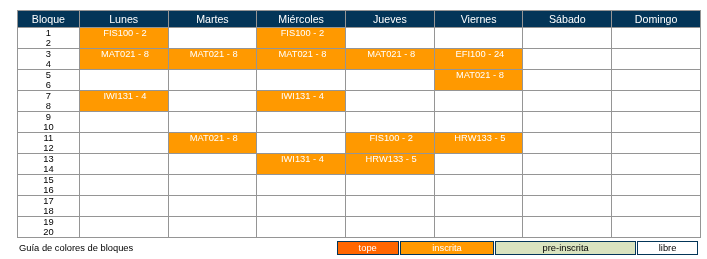
#> input picture images/Captura de pantalla_2026-11-25_15-04-01.png, 707 x 259 px
$ python horario_parser.py 'images/Captura de pantalla_2026-11-25_15-04-01.png'
#> lines starting #> are read from the running program, lines starting #| are printed output that depends on the picture; after the words box and inside, x2 and y2 are one past the last pixel; in counts of white or black regions, pixels touching at a corner belong together
#> in parse_horario, im is the input picture: shape (259, 707, 3); mean B, G, R 200.5, 220.9, 233
"""Extrae bloques de horarios digitales mediante visión clásica, sin OCR."""
from __future__ import annotations

import argparse
import json
from pathlib import Path

import cv2
import numpy as np

DIAS = ("Lunes", "Martes", "Miércoles", "Jueves", "Viernes", "Sábado", "Domingo")
ESTADOS = ("tope", "inscrita", "pre-inscrita", "libre")
# Colores medidos en las capturas, en la representación LAB de OpenCV.
REFERENCIAS = np.array([[159, 183, 199], [184, 158, 205],
                        [226, 118, 144], [255, 128, 128]], dtype=np.float32)
EXTENSIONES = {".png", ".jpg", ".jpeg", ".webp"}


def _grupos(indices: np.ndarray) -> list[np.ndarray]:
    if len(indices) == 0:
        return []
    return np.split(indices, np.where(np.diff(indices) > 1)[0] + 1)


def _geometria(im: np.ndarray) -> tuple[np.ndarray, np.ndarray]:
    h, w = im.shape[:2]
#> h = 259; w = 707
    hsv = cv2.cvtColor(im, cv2.COLOR_BGR2HSV)
#> hsv: shape (259, 707, 3); mean H, S, V 9.6, 52, 238.1
    azul = cv2.inRange(hsv, (95, 150, 25), (110, 255, 120))
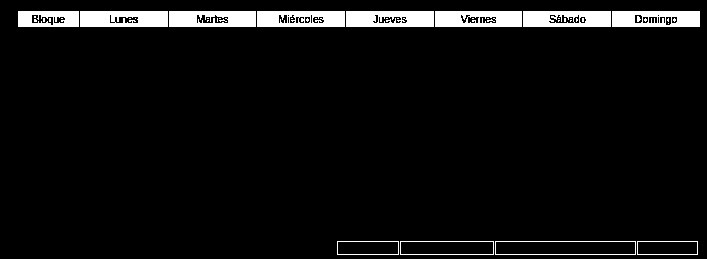
#> azul: shape (259, 707); 5.7% white; 44 white regions (32 under 20 px), largest, box (x1, y1, x2, y2) and area: (80, 11, 168, 27) 1296, (346, 11, 434, 27) 1283, (435, 11, 522, 27) 1235
    perfil = np.count_nonzero(azul, axis=1)
#> perfil = 259 values, max 675 at index 11, min 0 at index 0, mean 40.33
    filas = _grupos(np.flatnonzero(perfil > max(w * .25, perfil.max() * .65)))
#> filas = [[11, 12, 13, 14, 15, 16, 17, 18, 19, 20, 21, 22, 23, 24, 25, 26]]
    if not filas:
        raise ValueError("No se encontró el encabezado azul de la tabla")
    cab = max(filas, key=lambda g: perfil[g].sum())
#> cab = [11, 12, 13, 14, 15, 16, 17, 18, 19, 20, 21, 22, 23, 24, 25, 26]
    columnas = np.count_nonzero(azul[cab[0]:cab[-1] + 1], axis=0)
#> columnas = 707 values, max 16 at index 18, min 0 at index 0, mean 13.63
    activos = np.flatnonzero(columnas > len(cab) * .4)
#> activos = 675 values from 18 to 699
    if len(activos) < w * .25:
        raise ValueError("Encabezado incompleto")
    izquierda, derecha = max(0, int(activos[0]) - 1), min(w - 1, int(activos[-1]) + 1)
#> izquierda = 17; derecha = 700
    # Las líneas son grises y continuas; la apertura elimina letras y ruido.
    gris = cv2.cvtColor(im, cv2.COLOR_BGR2GRAY)
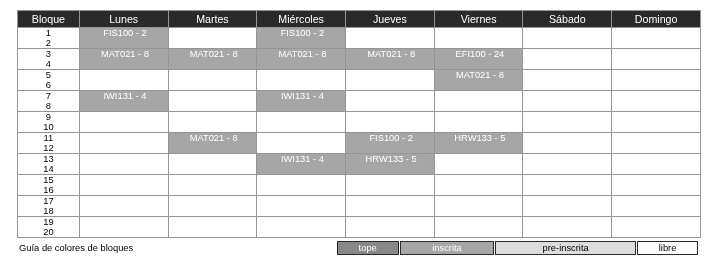
#> gris: shape (259, 707); min 14, max 255, mean 222.2
    maximo = im.max(axis=2).astype(np.int16)
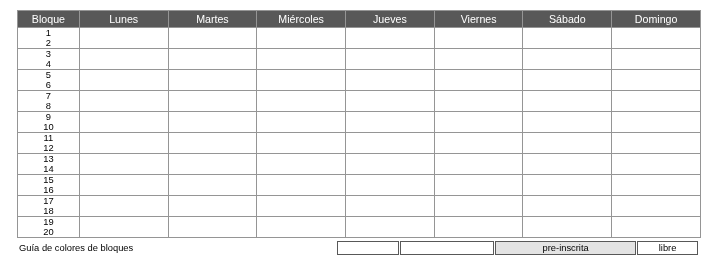
#> maximo: shape (259, 707) int16; min 14, max 255, mean 238.1
    minimo = im.min(axis=2).astype(np.int16)
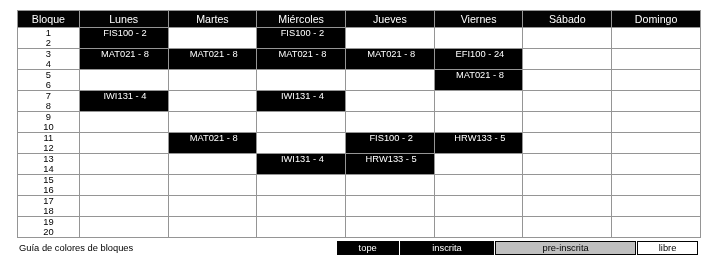
#> minimo: shape (259, 707) int16; min 0, max 255, mean 195.5
    mascara = (((maximo - minimo) < 12) & (gris > 90) & (gris < 210)).astype(np.uint8) * 255
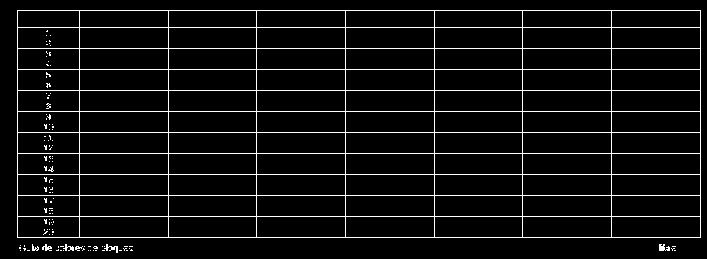
#> mascara: shape (259, 707); 5.9% white in thin lines or dots
    horizontal = cv2.morphologyEx(mascara, cv2.MORPH_OPEN, cv2.getStructuringElement(cv2.MORPH_RECT, (max(3, (derecha - izquierda) // 12), 1)))
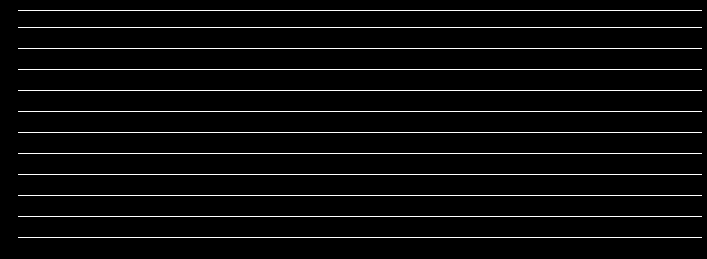
#> horizontal: shape (259, 707); 4.5% white in thin lines or dots, all inside (x1, y1, x2, y2) = (18, 10, 702, 238)
    p = np.count_nonzero(horizontal[:, izquierda:derecha + 1], axis=1)
#> p = 259 values, max 683 at index 10, min 0 at index 0, mean 31.64
    candidatos = [int(round(g.mean())) for g in _grupos(np.flatnonzero(p > (derecha - izquierda) * .55))]
#> candidatos = [10, 27, 48, 69, 90, 111, 132, 153, 174, 195, 216, 237]
    candidatos = [y for y in candidatos if y >= cab[0] - max(3, len(cab))]
    if len(candidatos) < 12:
        raise ValueError("No se encontraron las 12 fronteras horizontales")
    # La primera línea es el borde superior y la segunda el fin del encabezado.
    superiores = [y for y in candidatos if y <= cab[0]]
#> superiores = [10]
    inicio = min(superiores, key=lambda y: abs(y - cab[0])) if superiores else max(0, int(cab[0]) - 1)
#> inicio = 10
    posteriores = [y for y in candidatos if y > cab[-1]]
#> posteriores = [27, 48, 69, 90, 111, 132, 153, 174, 195, 216, 237]
    if len(posteriores) < 11:
        raise ValueError("Tabla incompleta: faltan filas")
    ys = np.array([inicio] + posteriores[:11])
#> ys has the same summary as candidatos
    pasos = np.diff(ys[1:])
#> pasos = [21, 21, 21, 21, 21, 21, 21, 21, 21, 21]
    if np.max(np.abs(pasos - np.median(pasos))) > max(2, np.median(pasos) * .15):
        raise ValueError("Espaciado de filas irregular")
    vertical = cv2.morphologyEx(mascara, cv2.MORPH_OPEN, cv2.getStructuringElement(cv2.MORPH_RECT, (1, max(3, int(np.median(pasos) * .6)))))
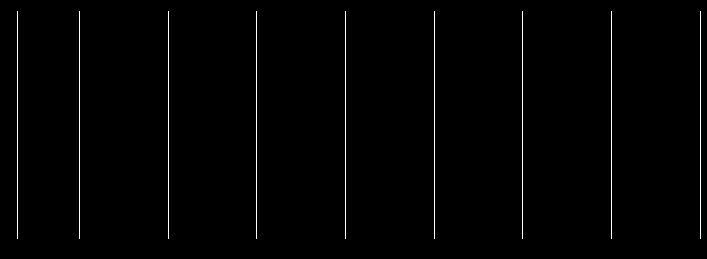
#> vertical: shape (259, 707); 1.1% white in thin lines or dots, all inside (x1, y1, x2, y2) = (17, 11, 701, 239)
    vp = np.count_nonzero(vertical[ys[1]:ys[-1] + 1], axis=0)
#> vp = 707 values, max 211 at index 17, min 0 at index 0, mean 2.69
    grupos = _grupos(np.flatnonzero(vp > (ys[-1] - ys[1]) * .55))
#> grupos = [[17], [79], [168], [256], [345], [434], [522], [611], [700]]
    xs = [int(round(g.mean())) for g in grupos if izquierda - 2 <= g.mean() <= derecha + 2]
#> xs = [17, 79, 168, 256, 345, 434, 522, 611, 700]
    if len(xs) != 9:
        raise ValueError(f"Se esperaban 9 fronteras verticales; se encontraron {len(xs)}")
    return np.array(xs), ys


def _calibrar(lab: np.ndarray, ys: np.ndarray, xs: np.ndarray) -> tuple[bool, np.ndarray]:
    region = lab[ys[-1] + 1:, xs[0]:xs[-1] + 1].astype(np.float32)
    if not region.size:
        return False, REFERENCIAS.copy()
    # Cada muestra de la leyenda es un rectángulo horizontal relleno.
    refs = REFERENCIAS.copy()
    encontrados = []
    for i, ref in enumerate(REFERENCIAS[:3]):
        distancia = np.linalg.norm(region - ref, axis=2)
        mask = (distancia < 15).astype(np.uint8)
        n, etiquetas, stats, _ = cv2.connectedComponentsWithStats(mask)
        candidatos = [j for j in range(1, n) if stats[j, cv2.CC_STAT_WIDTH] > (xs[-1] - xs[0]) * .025 and stats[j, cv2.CC_STAT_HEIGHT] >= 3 and stats[j, cv2.CC_STAT_AREA] > 30]
        if candidatos:
            j = max(candidatos, key=lambda k: stats[k, cv2.CC_STAT_AREA])
            refs[i] = np.median(region[etiquetas == j], axis=0)
            encontrados.append(j)
    # Blanco es el fondo de las celdas libres y de la muestra libre.
    return len(encontrados) == 3, refs


def parse_horario(image_path: str) -> dict:
    """Devuelve los bloques ocupados de una captura; falla ante una grilla ilegible."""
    path = Path(image_path)
    im = cv2.imread(str(path), cv2.IMREAD_COLOR)
    if im is None:
        raise ValueError(f"No se puede leer la imagen: {path}")
    xs, ys = _geometria(im)
#> xs = [17, 79, 168, 256, 345, 434, 522, 611, 700]; ys has the same summary as candidatos in _geometria
    lab = cv2.cvtColor(im, cv2.COLOR_BGR2LAB)
#> lab: shape (259, 707, 3); mean of channels 0, 1, 2 226.1, 132.3, 138
    leyenda, refs = _calibrar(lab, ys, xs)
#> the loop in _calibrar, `for i, ref in enumerate(REFERENCIAS[:3]):` made 3 passes
#> n on passes 1 to 3: 6, 8, 11
#> after the loop in _calibrar, `for i, ref in enumerate(REFERENCIAS[:3]):`: encontrados = [1, 1, 1]; refs = [[159, 183, 199], [184, 158, 205], [226, 118, 144], [255, 128, 128]]
#> leyenda = True
    horarios = []
    for dia, nombre in enumerate(DIAS):
        x0, x1 = xs[dia + 1:dia + 3]
        dx = max(1, round((x1 - x0) * .13))
        for bloque in range(10):
            y0, y1 = ys[bloque + 1:bloque + 3]
            dy = max(1, round((y1 - y0) * .13))
            muestra = lab[y0 + dy:y1 - dy, x0 + dx:x1 - dx]
            if not muestra.size:
                raise ValueError("Celda demasiado pequeña")
            color = np.median(muestra.reshape(-1, 3), axis=0)
            distancias = np.linalg.norm(refs - color, axis=1)
            estado = ESTADOS[int(np.argmin(distancias))]
            if distancias.min() > 35:
                raise ValueError(f"Color de celda desconocido en {nombre}, bloque {bloque + 1}")
            if estado != "libre":
                horarios.append({"dia": nombre, "bloque": f"{2 * bloque + 1}-{2 * bloque + 2}", "estado": estado, "materia": None})
#> this loop made 7 passes
#> (x0, x1, dx) on passes 1 to 7: (79, 168, 12), (168, 256, 11), (256, 345, 12), (345, 434, 12), (434, 522, 11), (522, 611, 12), (611, 700, 12)
#> after the loop, horarios = 15 items
    return {"archivo": path.name, "dimensiones": {"ancho": im.shape[1], "alto": im.shape[0]}, "leyenda_detectada": leyenda, "horarios": horarios}


def main() -> None:
    parser = argparse.ArgumentParser(description=__doc__)
    parser.add_argument("ruta", help="Imagen o carpeta de imágenes")
    args = parser.parse_args()
    path = Path(args.ruta)
    try:
        if path.is_dir():
            archivos = sorted(p for p in path.iterdir() if p.is_file() and p.suffix.lower() in EXTENSIONES)
            if not archivos:
                raise ValueError("La carpeta no contiene imágenes compatibles")
            resultado = [parse_horario(str(p)) for p in archivos]
        else:
            resultado = parse_horario(str(path))
#> resultado = 4 items
        print(json.dumps(resultado, ensure_ascii=False, indent=2))
#> (printed output is left out)
    except ValueError as exc:
        parser.exit(1, f"Error: {exc}\n")


if __name__ == "__main__":
    main()

$ run again, on images/Captura de pantalla_2026-11-25_15-04-40.png
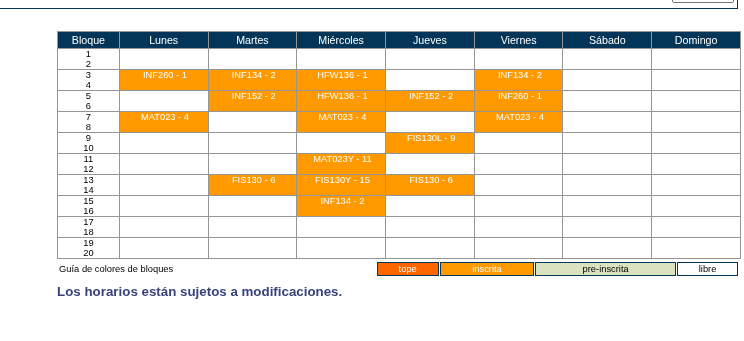
#> input picture images/Captura de pantalla_2026-11-25_15-04-40.png, 744 x 341 px
#> in parse_horario, im is the input picture: shape (341, 744, 3); mean B, G, R 211.3, 227.7, 237.6
#> hsv: shape (341, 744, 3); mean H, S, V 8.1, 42, 241.8
#> in _geometria, `azul = cv2.inRange(hsv, (95, 150, 25), (110, 255, 120))`:
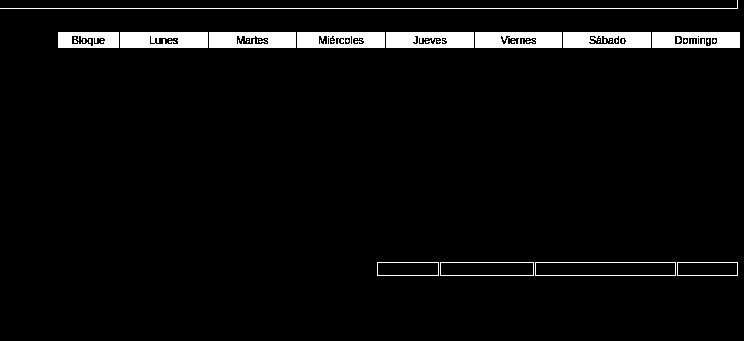
#> azul: shape (341, 744); 4.4% white; 45 white regions (32 under 20 px), largest, box (x1, y1, x2, y2) and area: (120, 32, 208, 48) 1296, (386, 32, 474, 48) 1283, (475, 32, 562, 48) 1235
#> perfil = 341 values, max 738 at index 8, min 0 at index 9, mean 32.82
#> filas = [[8], [32, 33, 34, 35, 36, 37], [39, 40, 41, 42], [44, 45, 46, 47]]
#> cab = [32, 33, 34, 35, 36, 37]
#> columnas = 744 values, max 6 at index 58, min 0 at index 0, mean 5.33
#> activos = 675 values from 58 to 739
#> izquierda = 57; derecha = 740
#> mascara: shape (341, 744); 4.3% white in thin lines or dots, all inside (x1, y1, x2, y2) = (57, 0, 741, 274)
#> horizontal: shape (341, 744); 3.3% white in thin lines or dots, all inside (x1, y1, x2, y2) = (58, 2, 742, 259)
#> p = 341 values, max 683 at index 31, min 0 at index 0, mean 24.21
#> in _geometria, `candidatos = [int(round(g.mean())) for g in _grupos(np.flatnonzero(p >..`: candidatos = [31, 48, 69, 90, 111, 132, 153, 174, 195, 216, 237, 258]
#> superiores = [31]
#> inicio = 31
#> posteriores = [48, 69, 90, 111, 132, 153, 174, 195, 216, 237, 258]
#> in _geometria, `ys = np.array([inicio] + posteriores[:11])`: ys has the same summary as candidatos
#> pasos = [21, 21, 21, 21, 21, 21, 21, 21, 21, 21]
#> vertical: shape (341, 744); 0.81% white in thin lines or dots, all inside (x1, y1, x2, y2) = (57, 32, 741, 260)
#> vp = 744 values, max 211 at index 57, min 0 at index 0, mean 2.55
#> grupos = [[57], [119], [208], [296], [385], [474], [562], [651], [740]]
#> in _geometria, `xs = [int(round(g.mean())) for g in grupos if izquierda - 2 <= g.mean(..`: xs = [57, 119, 208, 296, 385, 474, 562, 651, 740]
#> in parse_horario, `xs, ys = _geometria(im)`: ys has the same summary as candidatos in _geometria
#> lab: shape (341, 744, 3); mean of channels 0, 1, 2 231.9, 131.5, 136
#> region: shape (82, 684, 3) float32; mean of channels 0, 1, 2 244.4, 129.1, 129.8
#> the loop in _calibrar, `for i, ref in enumerate(REFERENCIAS[:3]):` made 3 passes
#> n on passes 1 to 3: 6, 8, 11
#> after the loop in _calibrar, `for i, ref in enumerate(REFERENCIAS[:3]):`:
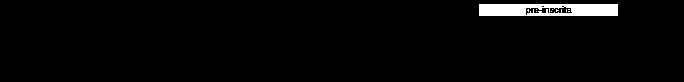
#> mask: shape (82, 684); values 0 (black) and 1 (white), 2.7% white; 10 white regions (9 under 20 px), largest, box (x1, y1, x2, y2) and area: (479, 4, 618, 16) 1476
#> after the loop in _calibrar, `for i, ref in enumerate(REFERENCIAS[:3]):`: encontrados = [1, 1, 1]; refs = [[159, 183, 199], [184, 158, 205], [226, 118, 144], [255, 128, 128]]
#> in parse_horario, `leyenda, refs = _calibrar(lab, ys, xs)`: leyenda = True
#> the loop in parse_horario, `for dia, nombre in enumerate(DIAS):` made 7 passes
#> (x0, x1, dx) on passes 1 to 7: (119, 208, 12), (208, 296, 11), (296, 385, 12), (385, 474, 12), (474, 562, 11), (562, 651, 12), (651, 740, 12)
#> after the loop in parse_horario, `for dia, nombre in enumerate(DIAS):`: horarios = 17 items
#> resultado = 4 items
#> (printed output is left out)

$ run again, on images/Captura de pantalla_2026-11-25_15-05-05.png
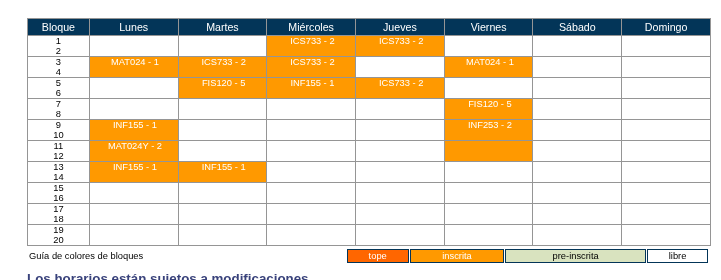
#> input picture images/Captura de pantalla_2026-11-25_15-05-05.png, 721 x 280 px
#> in parse_horario, im is the input picture: shape (280, 721, 3); mean B, G, R 203, 222.7, 234.5
#> hsv: shape (280, 721, 3); mean H, S, V 9.3, 49.7, 239.3
#> in _geometria, `azul = cv2.inRange(hsv, (95, 150, 25), (110, 255, 120))`:
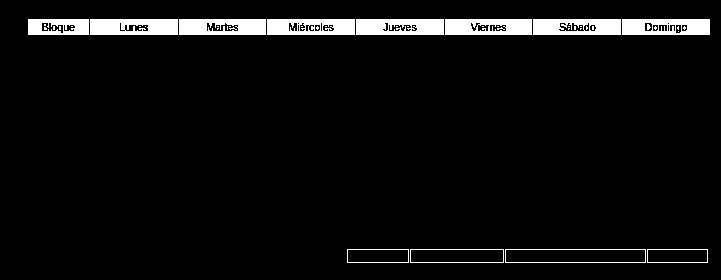
#> azul: shape (280, 721); 5.2% white; 44 white regions (32 under 20 px), largest, box (x1, y1, x2, y2) and area: (90, 19, 178, 35) 1296, (356, 19, 444, 35) 1283, (445, 19, 532, 35) 1235
#> perfil = 280 values, max 675 at index 19, min 0 at index 0, mean 37.31
#> filas = [[19, 20, 21, 22, 23, 24, 25, 26, 27, 28, 29, 30, 31, 32, 33, 34]]
#> cab = [19, 20, 21, 22, 23, 24, 25, 26, 27, 28, 29, 30, 31, 32, 33, 34]
#> columnas = 721 values, max 16 at index 28, min 0 at index 0, mean 13.36
#> activos = 675 values from 28 to 709
#> izquierda = 27; derecha = 710
#> mascara: shape (280, 721); 5.3% white in thin lines or dots, all inside (x1, y1, x2, y2) = (27, 18, 711, 261)
#> horizontal: shape (280, 721); 4.1% white in thin lines or dots, all inside (x1, y1, x2, y2) = (28, 18, 712, 246)
#> p = 280 values, max 683 at index 18, min 0 at index 0, mean 29.27
#> in _geometria, `candidatos = [int(round(g.mean())) for g in _grupos(np.flatnonzero(p >..`: candidatos = [18, 35, 56, 77, 98, 119, 140, 161, 182, 203, 224, 245]
#> superiores = [18]
#> inicio = 18
#> posteriores = [35, 56, 77, 98, 119, 140, 161, 182, 203, 224, 245]
#> in _geometria, `ys = np.array([inicio] + posteriores[:11])`: ys has the same summary as candidatos
#> pasos = [21, 21, 21, 21, 21, 21, 21, 21, 21, 21]
#> vertical: shape (280, 721); 1% white in thin lines or dots, all inside (x1, y1, x2, y2) = (27, 19, 711, 247)
#> vp = 721 values, max 211 at index 27, min 0 at index 0, mean 2.63
#> grupos = [[27], [89], [178], [266], [355], [444], [532], [621], [710]]
#> in _geometria, `xs = [int(round(g.mean())) for g in grupos if izquierda - 2 <= g.mean(..`: xs = [27, 89, 178, 266, 355, 444, 532, 621, 710]
#> in parse_horario, `xs, ys = _geometria(im)`: ys has the same summary as candidatos in _geometria
#> lab: shape (280, 721, 3); mean of channels 0, 1, 2 227.7, 132.2, 137.6
#> region: shape (34, 684, 3) float32; mean of channels 0, 1, 2 232.5, 130.5, 133
#> the loop in _calibrar, `for i, ref in enumerate(REFERENCIAS[:3]):` made 3 passes
#> n on passes 1 to 3: 6, 8, 11
#> after the loop in _calibrar, `for i, ref in enumerate(REFERENCIAS[:3]):`:
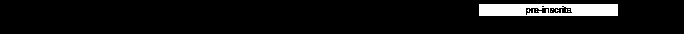
#> mask: shape (34, 684); values 0 (black) and 1 (white), 6.4% white; 10 white regions (9 under 20 px), largest, box (x1, y1, x2, y2) and area: (479, 4, 618, 16) 1476
#> after the loop in _calibrar, `for i, ref in enumerate(REFERENCIAS[:3]):`: encontrados = [1, 1, 1]; refs = [[159, 183, 199], [184, 158, 205], [226, 118, 144], [255, 128, 128]]
#> in parse_horario, `leyenda, refs = _calibrar(lab, ys, xs)`: leyenda = True
#> the loop in parse_horario, `for dia, nombre in enumerate(DIAS):` made 7 passes
#> (x0, x1, dx) on passes 1 to 7: (89, 178, 12), (178, 266, 11), (266, 355, 12), (355, 444, 12), (444, 532, 11), (532, 621, 12), (621, 710, 12)
#> after the loop in parse_horario, `for dia, nombre in enumerate(DIAS):`: horarios = 16 items
#> resultado = 4 items
#> (printed output is left out)

$ run again, on images/Captura de pantalla_2026-11-25_15-05-23.png
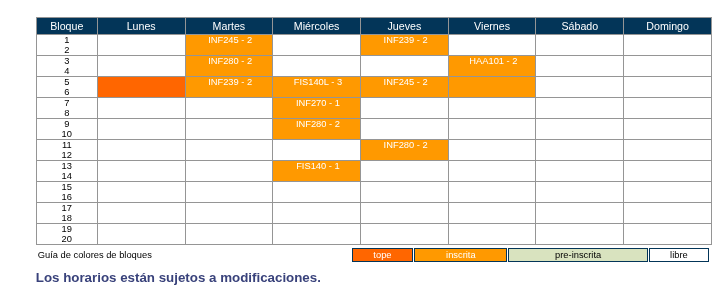
#> input picture images/Captura de pantalla_2026-11-25_15-05-23.png, 718 x 294 px
#> in parse_horario, im is the input picture: shape (294, 718, 3); mean B, G, R 211.4, 226, 235.2
#> hsv: shape (294, 718, 3); mean H, S, V 8.7, 41.3, 239.9
#> azul: shape (294, 718); 4.9% white; 46 white regions (33 under 20 px), largest, box (x1, y1, x2, y2) and area: (98, 18, 185, 34) 1269, (361, 18, 448, 34) 1268, (449, 18, 535, 34) 1236
#> perfil = 294 values, max 667 at index 18, min 0 at index 0, mean 34.98
#> filas = [[18, 19, 20, 21, 22, 23, 24, 25, 26, 27, 28, 29, 30, 31, 32, 33]]
#> cab = [18, 19, 20, 21, 22, 23, 24, 25, 26, 27, 28, 29, 30, 31, 32, 33]
#> columnas = 718 values, max 16 at index 37, min 0 at index 0, mean 13.2
#> activos = 667 values from 37 to 710
#> izquierda = 36; derecha = 711
#> mascara: shape (294, 718); 5% white in thin lines or dots, all inside (x1, y1, x2, y2) = (36, 17, 712, 258)
#> horizontal: shape (294, 718); 3.8% white in thin lines or dots, all inside (x1, y1, x2, y2) = (37, 17, 713, 245)
#> p = 294 values, max 675 at index 17, min 0 at index 0, mean 27.55
#> in _geometria, `candidatos = [int(round(g.mean())) for g in _grupos(np.flatnonzero(p >..`: candidatos = [17, 34, 55, 76, 97, 118, 139, 160, 181, 202, 223, 244]
#> superiores = [17]
#> inicio = 17
#> posteriores = [34, 55, 76, 97, 118, 139, 160, 181, 202, 223, 244]
#> in _geometria, `ys = np.array([inicio] + posteriores[:11])`: ys has the same summary as candidatos
#> pasos = [21, 21, 21, 21, 21, 21, 21, 21, 21, 21]
#> vertical: shape (294, 718); 0.97% white in thin lines or dots, all inside (x1, y1, x2, y2) = (36, 18, 712, 246)
#> vp = 718 values, max 211 at index 36, min 0 at index 0, mean 2.64
#> grupos = [[36], [97], [185], [272], [360], [448], [535], [623], [711]]
#> in _geometria, `xs = [int(round(g.mean())) for g in grupos if izquierda - 2 <= g.mean(..`: xs = [36, 97, 185, 272, 360, 448, 535, 623, 711]
#> in parse_horario, `xs, ys = _geometria(im)`: ys has the same summary as candidatos in _geometria
#> lab: shape (294, 718, 3); mean of channels 0, 1, 2 230.3, 131.5, 135.2
#> region: shape (49, 676, 3) float32; mean of channels 0, 1, 2 237.2, 129.9, 131.1
#> the loop in _calibrar, `for i, ref in enumerate(REFERENCIAS[:3]):` made 3 passes
#> n on passes 1 to 3: 6, 5, 10
#> after the loop in _calibrar, `for i, ref in enumerate(REFERENCIAS[:3]):`:
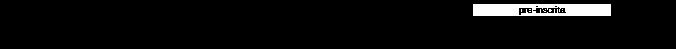
#> mask: shape (49, 676); values 0 (black) and 1 (white), 4.5% white; 9 white regions (8 under 20 px), largest, box (x1, y1, x2, y2) and area: (473, 4, 611, 16) 1458
#> after the loop in _calibrar, `for i, ref in enumerate(REFERENCIAS[:3]):`: encontrados = [1, 1, 1]; refs = [[159, 183, 199], [184, 158, 205], [226, 118, 144], [255, 128, 128]]
#> in parse_horario, `leyenda, refs = _calibrar(lab, ys, xs)`: leyenda = True
#> the loop in parse_horario, `for dia, nombre in enumerate(DIAS):` made 7 passes
#> (x0, x1) on passes 1 to 7: (97, 185), (185, 272), (272, 360), (360, 448), (448, 535), (535, 623), (623, 711)
#> after the loop in parse_horario, `for dia, nombre in enumerate(DIAS):`: horarios = 13 items
#> resultado = 4 items
#> (printed output is left out)
